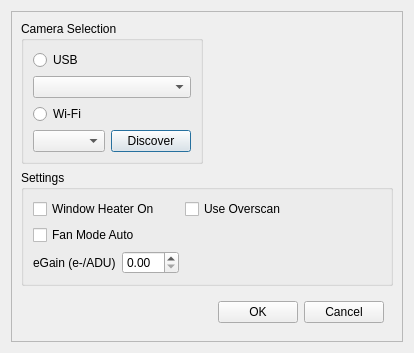
<?xml version="1.0" encoding="UTF-8"?>
<ui version="4.0">
 <class>AlumaX2</class>
 <widget class="QDialog" name="AlumaX2">
  <property name="geometry">
   <rect>
    <x>0</x>
    <y>0</y>
    <width>397</width>
    <height>249</height>
   </rect>
  </property>
  <property name="sizePolicy">
   <sizepolicy hsizetype="Preferred" vsizetype="Minimum">
    <horstretch>0</horstretch>
    <verstretch>0</verstretch>
   </sizepolicy>
  </property>
  <property name="windowTitle">
   <string>X2 Camera User Interface Example</string>
  </property>
  <layout class="QVBoxLayout" name="verticalLayout_6">
   <item>
    <widget class="X2Form" name="X2Form">
     <property name="frameShape">
      <enum>QFrame::StyledPanel</enum>
     </property>
     <property name="frameShadow">
      <enum>QFrame::Raised</enum>
     </property>
     <layout class="QFormLayout" name="formLayout">
      <item row="0" column="0">
       <widget class="QGroupBox" name="groupBox">
        <property name="title">
         <string>Camera Selection</string>
        </property>
        <layout class="QVBoxLayout" name="verticalLayout">
         <item>
          <widget class="QRadioButton" name="radioButton">
           <property name="text">
            <string>USB</string>
           </property>
          </widget>
         </item>
         <item>
          <widget class="QComboBox" name="comboBox"/>
         </item>
         <item>
          <widget class="QRadioButton" name="radioButton_2">
           <property name="text">
            <string>Wi-Fi</string>
           </property>
          </widget>
         </item>
         <item>
          <layout class="QHBoxLayout" name="horizontalLayout">
           <item>
            <widget class="QComboBox" name="comboBox_2"/>
           </item>
           <item>
            <widget class="QPushButton" name="pushButton">
             <property name="text">
              <string>Discover</string>
             </property>
            </widget>
           </item>
          </layout>
         </item>
        </layout>
       </widget>
      </item>
      <item row="1" column="0" colspan="2">
       <widget class="QGroupBox" name="groupBox_2">
        <property name="title">
         <string>Settings</string>
        </property>
        <layout class="QFormLayout" name="formLayout_2">
         <item row="0" column="0">
          <widget class="QCheckBox" name="windowHeaderCheckBox">
           <property name="text">
            <string>Window Heater On</string>
           </property>
          </widget>
         </item>
         <item row="1" column="0">
          <widget class="QCheckBox" name="fanModeCheckBox">
           <property name="text">
            <string>Fan Mode Auto</string>
           </property>
          </widget>
         </item>
         <item row="2" column="0">
          <layout class="QHBoxLayout" name="horizontalLayout_2">
           <item>
            <widget class="QLabel" name="label">
             <property name="text">
              <string>eGain (e-/ADU)</string>
             </property>
            </widget>
           </item>
           <item>
            <widget class="QDoubleSpinBox" name="doubleSpinBox"/>
           </item>
          </layout>
         </item>
         <item row="0" column="1">
          <widget class="QCheckBox" name="overscanCheckBox">
           <property name="text">
            <string>Use Overscan</string>
           </property>
          </widget>
         </item>
        </layout>
       </widget>
      </item>
      <item row="2" column="1">
       <widget class="QWidget" name="widget_3" native="true">
        <layout class="QHBoxLayout" name="horizontalLayout_4">
         <item>
          <layout class="QHBoxLayout" name="horizontalLayout_3">
           <property name="topMargin">
            <number>0</number>
           </property>
           <item>
            <spacer name="horizontalSpacer">
             <property name="orientation">
              <enum>Qt::Horizontal</enum>
             </property>
             <property name="sizeHint" stdset="0">
              <size>
               <width>40</width>
               <height>20</height>
              </size>
             </property>
            </spacer>
           </item>
           <item>
            <widget class="QPushButton" name="pushButtonOK">
             <property name="text">
              <string>OK</string>
             </property>
            </widget>
           </item>
           <item>
            <widget class="QPushButton" name="pushButtonCancel">
             <property name="text">
              <string>Cancel</string>
             </property>
            </widget>
           </item>
          </layout>
         </item>
        </layout>
       </widget>
      </item>
     </layout>
    </widget>
   </item>
  </layout>
 </widget>
 <customwidgets>
  <customwidget>
   <class>X2Form</class>
   <extends>QFrame</extends>
   <header>x2form.h</header>
   <container>1</container>
  </customwidget>
 </customwidgets>
 <resources/>
 <connections/>
</ui>
